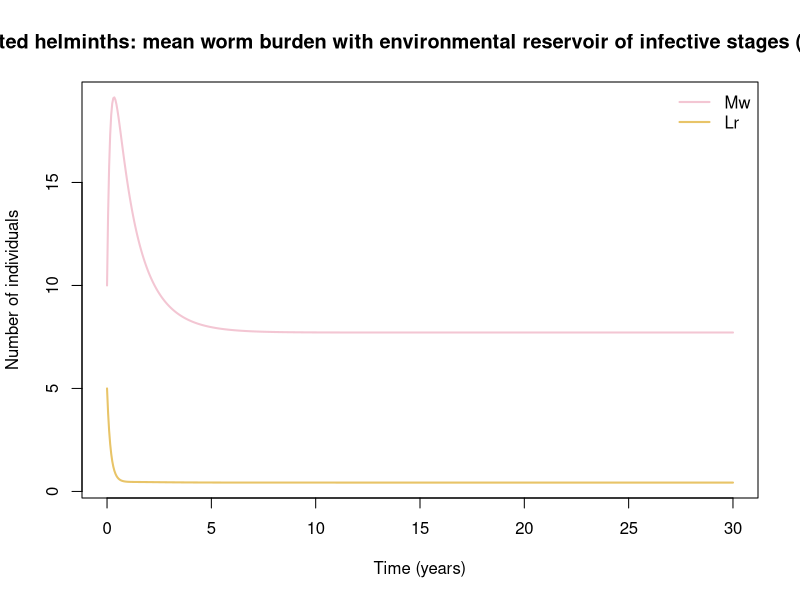

R code for this plot:
## Soil-transmitted helminths: mean worm burden with environmental reservoir of infective stages (Anderson & May)
## Ascaris / Trichuris / hookworm.
## Parameter values: 0 of 8 checked against the source; the rest are recalled or illustrative.
## Reference: Anderson RM, May RM. Infectious Diseases of Humans: Dynamics and Control. Oxford University Press, 1991, chapters 16–17 (mean-worm-burden ODE with free-living reservoir, density-dependent fecundity and negative-binomial aggregation) [M]. Implemented for…
## Source: https://doi.org/10.1186/1756-3305-7-266
##
## Generated from a compartmental model diagram (model format v1).
## Regenerating from the same diagram always gives this exact file.
##
## Compartments: Mw, Lr
## Flows (time unit: years):
##   (outside) -> Mw  : beta_l * Lr
##   Mw -> (outside)  : (mu_w + mu_h + tau_m) * Mw
##   (outside) -> Lr  : lam_e * Mw * fdd
##   Lr -> (outside)  : mu_l * Lr

library(deSolve)

# ---- Time ------------------------------------------------------------
times <- seq(0, 30, by = 0.05)  # years

# ---- Parameters ------------------------------------------------------
parameters <- c(
  R0_sth = 3,   # basic reproduction number (Ascaris about 1–5) [M]
  mu_w = 1,     # adult worm death (Ascaris about 1 year) [M] (yr^-1)
  mu_h = 0.02,  # host death [I] (yr^-1)
  mu_l = 6,     # infective-stage loss (about 2 months) [I] (yr^-1)
  k_agg = 0.5,  # aggregation [M]
  z_dd = 0.93,  # per-worm density-dependent fecundity factor, exp(−γ) [M/I]
  lam_e = 1,    # egg output [I; normalisation] (stages per worm per yr, normalised)
  tau_m = 0     # continuous MDA kill rate. Pulsed alternative: ifelse((t - floor(t)) < 0.02, -log(1 - 0.750.95)/0.02, 0) (75% coverage, 95% efficacy of albendazole against Ascar
)

# ---- Initial conditions ----------------------------------------------
state <- c(
  Mw = 10,  # mean worm burden per host
  Lr = 5    # infective stages in the environment, normalised per host
)

# ---- Model equations -------------------------------------------------
sth_mean_worm_model <- function(t, state, parameters) {
  with(as.list(c(state, parameters)), {
    # Derived quantities
    beta_l <- R0_sth * (mu_w + mu_h) * mu_l / lam_e      # uptake rate of infective stages (18.36/yr)
    fdd <- (1 + Mw * (1 - z_dd) / k_agg)^(-(k_agg + 1))  # density-dependent fecundity under negative-binomial aggregation
    prev_sth <- 1 - (1 + Mw / k_agg)^(-k_agg)            # prevalence of infection

    # Rates of change
    dMw <- beta_l * Lr - (mu_w + mu_h + tau_m) * Mw
    dLr <- lam_e * Mw * fdd - mu_l * Lr

    list(c(dMw, dLr))
  })
}

# ---- Solve -----------------------------------------------------------
out <- ode(y = state, times = times, func = sth_mean_worm_model, parms = parameters)
out <- as.data.frame(out)

# ---- Plot ------------------------------------------------------------
compartment_cols <- c(Mw = "#F3C6D3", Lr = "#E8C468")
matplot(out$time, out[, names(compartment_cols)], type = "l", lty = 1, lwd = 2,
        col = compartment_cols, xlab = "Time (years)", ylab = "Number of individuals",
        main = "Soil-transmitted helminths: mean worm burden with environmental reservoir of infective stages (Anderson & May)")
legend("topright", legend = names(compartment_cols), col = compartment_cols,
       lty = 1, lwd = 2, bty = "n")
